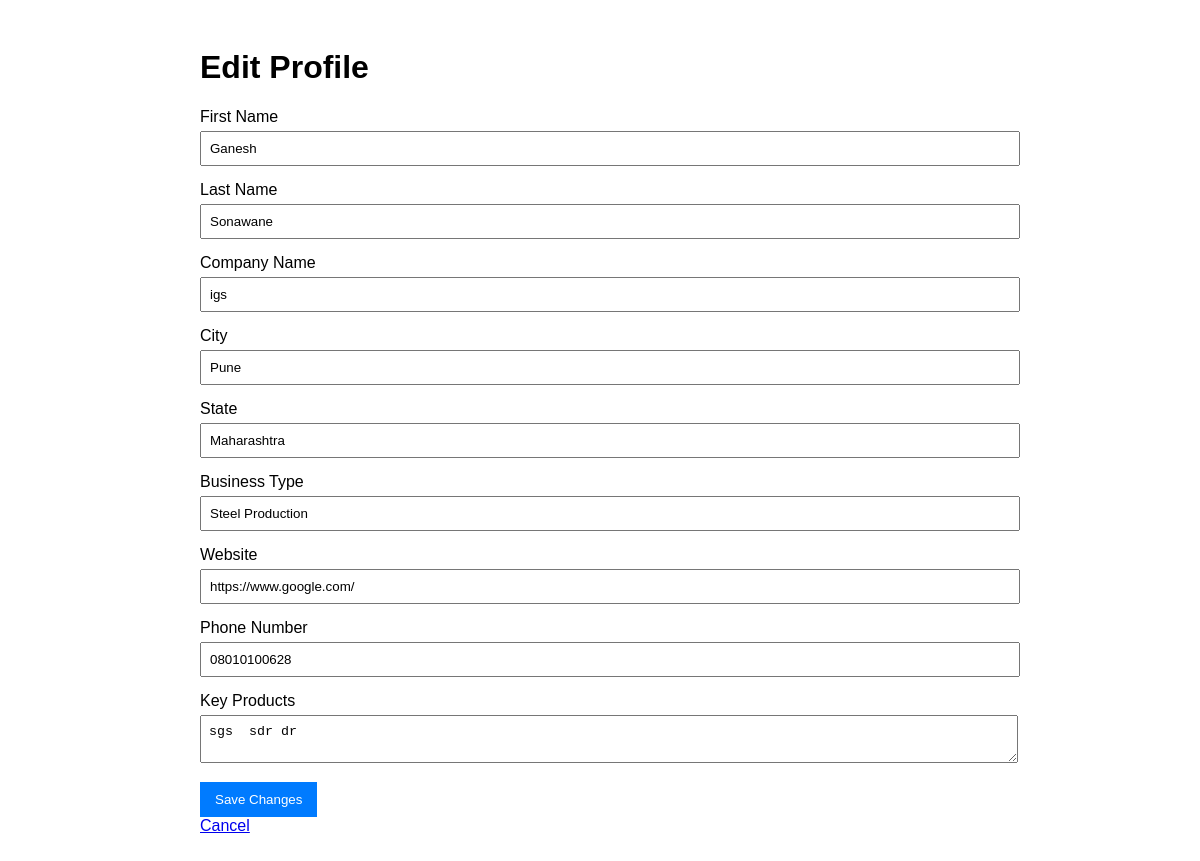
Page /manufacturer/profile/edit/ (signed in) on the committed database.
### manufacturer/models.py (models this page shows, shortened)
class Manufacturer(models.Model):
    user = models.OneToOneField('auth.User', on_delete=models.CASCADE)
    first_name = models.CharField(max_length=100)
    last_name = models.CharField(max_length=100)
    company_name = models.CharField(max_length=200)
    city = models.CharField(max_length=100)
    state = models.CharField(max_length=100)
    business_type = models.CharField(max_length=100)
    website = models.URLField(blank=True)
    phone_number = models.CharField(max_length=20)
    key_products = models.TextField()

### manufacturer/views.py (the view, shortened to what this page needs)
# urls.py: path('profile/edit/', views.edit_profile, name='manufacturer_edit_profile'),
def edit_profile(request):
    if not request.user.is_authenticated:
        return redirect('manufacturer_login')
    manufacturer = Manufacturer.objects.get(user=request.user)
    return render(request, 'manufacturer/edit_profile.html', {
        'manufacturer': manufacturer
    })

### manufacturer/templates/manufacturer/edit_profile.html (shortened to what this page needs)
<!DOCTYPE html>
<html>
<head>
</head>
<body>
    <div class="container">
        <h1>Edit Profile</h1>
        <form method="post">
            <div class="form-group">
                <label>First Name</label>
                <input type="text" name="first_name" value="{{ manufacturer.first_name }}">
            </div>
            <div class="form-group">
                <label>Last Name</label>
                <input type="text" name="last_name" value="{{ manufacturer.last_name }}">
            </div>
            <div class="form-group">
                <label>Company Name</label>
                <input type="text" name="company_name" value="{{ manufacturer.company_name }}">
            </div>
            <div class="form-group">
                <label>City</label>
                <input type="text" name="city" value="{{ manufacturer.city }}">
            </div>
            <div class="form-group">
                <label>State</label>
                <input type="text" name="state" value="{{ manufacturer.state }}">
            </div>
            <div class="form-group">
                <label>Business Type</label>
                <input type="text" name="business_type" value="{{ manufacturer.business_type }}">
            </div>
            <div class="form-group">
                <label>Website</label>
                <input type="url" name="website" value="{{ manufacturer.website }}">
            </div>
            <div class="form-group">
                <label>Phone Number</label>
                <input type="text" name="phone_number" value="{{ manufacturer.phone_number }}">
            </div>
            <div class="form-group">
                <label>Key Products</label>
                <textarea name="key_products">{{ manufacturer.key_products }}</textarea>
            </div>
            <button type="submit">Save Changes</button>
        </form>
        <a href="{% url 'manufacturer_profile' %}">Cancel</a>
    </div>
</body>
</html>

### manufacturer/templates/manufacturer/edit_profile.html (style rules this page uses)
body { font-family: Arial; padding: 20px; }
.container { max-width: 800px; margin: 0 auto; }
.form-group { margin-bottom: 15px; }
label { display: block; margin-bottom: 5px; }
input, textarea, select { width: 100%; padding: 8px; }
button { padding: 10px 15px; background: #007bff; color: white; border: none; }

### rows in the picture
Manufacturer: first_name "Ganesh", last_name "Sonawane", company_name "igs", city "Pune", state "Maharashtra", business_type "Steel Production", website "https://www.google.com/", phone_number "08010100628", key_products "sgs sdr dr"
